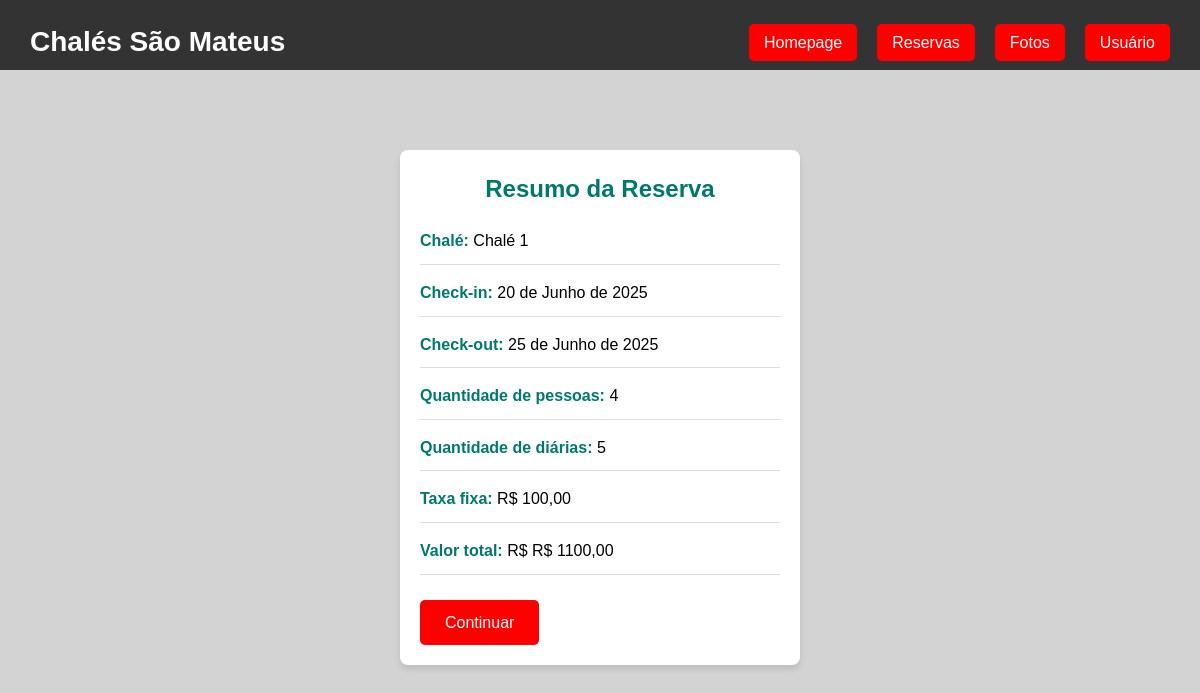
Page /finalizar/1/ on the committed database.
### siteChale/models.py (models this page shows, shortened)
class Chale(models.Model):
    nomeChale = models.CharField(max_length=200, null=True, blank=True)
    preco = models.DecimalField(max_digits=10, decimal_places=2)
    taxa = models.DecimalField(max_digits=10, decimal_places=2)
    descricao = models.CharField(max_length=500, null=True, blank=True)
    max_pessoas = models.IntegerField()
    ativo = models.BooleanField(default=True)

class Reserva(models.Model):
    cliente = models.ForeignKey(Cliente, null=True, blank=True, on_delete=models.SET_NULL)
    chale = models.ForeignKey(Chale, on_delete=models.CASCADE)
    checkin = models.DateField()
    checkout = models.DateField()
    quantidadePessoas = models.IntegerField(default=1)
    finalizado = models.BooleanField(default=False)
    codigo_transacao = models.CharField(max_length=200, null=True, blank=True)
    data_finalizacao = models.DateTimeField(null=True, blank=True)
    telefone = models.CharField(max_length=20, null=True, blank=True)
    def precoTotal(self):
        dias = (self.checkout - self.checkin).days
        if dias <= 0:
            return 0
        return (dias * self.chale.preco) + self.chale.taxa

### siteChale/views.py (the view)
# urls.py: path('finalizar/<int:reserva_id>/', finalizar, name='finalizar'),
def finalizar(request, reserva_id):
    reserva = get_object_or_404(Reserva, id=reserva_id)
    chale = reserva.chale
    checkin = reserva.checkin
    checkout = reserva.checkout
    qtd = reserva.quantidadePessoas
    dias = (checkout - checkin).days
    preco_chale = chale.preco
    taxa = chale.taxa
    valor_total = reserva.precoTotal()
    valor_formatado = f"R$ {valor_total:.2f}".replace('.', ',')
    return render(request, 'finalizar.html', {
        'chale': chale.nomeChale,
        'checkin': checkin,
        'checkout': checkout,
        'qtd': qtd,
        'dias': dias,
        'valor_total': valor_formatado,
        'taxa': taxa,
    })

### siteChale/templates/finalizar.html (shortened to what this page needs)
{% load static %}
<!DOCTYPE html>
<html lang="pt-BR">
    <head>
        <link rel="stylesheet" href="{% static 'css/finalizar.css' %}" />
    </head>
    <body>
        <div class="content">
            {% include 'base.html' %}
            <div class="resumo-reserva">
                <h2>Resumo da Reserva</h2>
                <p><strong>Chalé:</strong> {{ chale }}</p>
                <p><strong>Check-in:</strong> {{ checkin }}</p>
                <p><strong>Check-out:</strong> {{ checkout }}</p>
                <p><strong>Quantidade de pessoas:</strong> {{ qtd }}</p>
                <p><strong>Quantidade de diárias:</strong> {{ dias }}</p>
                <p><strong>Taxa fixa:</strong> R$ {{ taxa }}</p>
                <p><strong>Valor total:</strong> R$ {{ valor_total }}</p>
                    <a href="{% url 'home_reservas' %}" class="link-reserva">Continuar</a>
                </div>
            </div>
    </body>
</html>

### siteChale/static/css/finalizar.css (style rules this page uses)
* { margin: 0; padding: 0; box-sizing: border-box; }
body { margin: 0; padding: 0; font-family: Arial, sans-serif; background: url("../img/fotoChale.png") no-repeat center center fixed; background-size: cover; background-position: center; background-repeat: no-repeat; min-height: 100vh; padding-top: 50px; }
h2 { font-size: 24px; color: #00796b; margin-bottom: 20px; text-align: center; }
.resumo-reserva { background-color: #fff; border-radius: 8px; box-shadow: 0 4px 6px rgba(0, 0, 0, 0.1); padding: 20px; max-width: 400px; margin: 0 auto; margin-top: 150px; font-size: 16px; }
.resumo-reserva p { margin-bottom: 15px; line-height: 1.6; }
.resumo-reserva strong { color: #00796b; }
.resumo-reserva p strong { font-weight: bold; }
.resumo-reserva p:not(:last-child) { border-bottom: 1px solid #ddd; padding-bottom: 10px; }
.link-reserva { text-decoration: none; color: white; font-size: 16px; background-color: red; padding: 10px 25px; border-radius: 5px; transition: 0.3s; display: inline-block; margin-top: 10px; }

### siteChale/static/css/base.css (style rules this page uses)
* { margin: 0; padding: 0; box-sizing: border-box; }
body { background-color: lightgray; font-family: Arial, sans-serif; line-height: 1.6; background-size: cover; position: relative; margin: 0; padding: 0; }

### rows in the picture
Chale: nomeChale "Chalé 1", taxa "100,00"
Reserva: checkin "20 de Junho de 2025", checkout "25 de Junho de 2025"

### other values in the picture
{{ qtd }} "4"
{{ dias }} "5"
{{ valor_total }} "R$ 1100,00"
